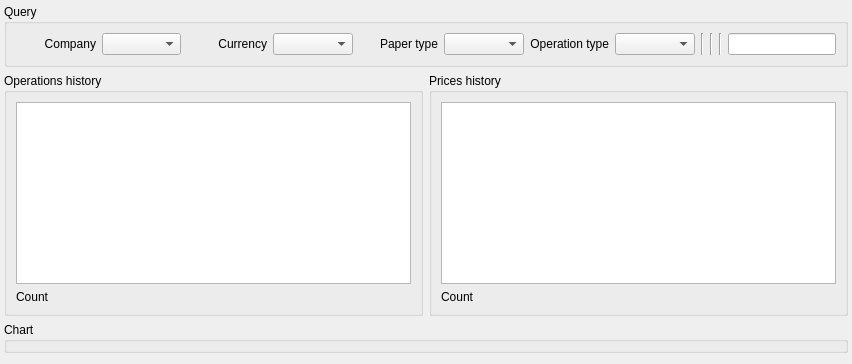
<?xml version="1.0" encoding="UTF-8"?>
<ui version="4.0">
 <class>HistoryWidget</class>
 <widget class="QWidget" name="HistoryWidget">
  <property name="geometry">
   <rect>
    <x>0</x>
    <y>0</y>
    <width>852</width>
    <height>364</height>
   </rect>
  </property>
  <property name="windowTitle">
   <string>Form</string>
  </property>
  <layout class="QGridLayout" name="gridLayout">
   <property name="leftMargin">
    <number>4</number>
   </property>
   <property name="topMargin">
    <number>4</number>
   </property>
   <property name="rightMargin">
    <number>4</number>
   </property>
   <item row="0" column="0" colspan="2">
    <widget class="QGroupBox" name="queryBox">
     <property name="title">
      <string>Query</string>
     </property>
     <layout class="QHBoxLayout" name="horizontalLayout">
      <item>
       <widget class="QLabel" name="companyLabel">
        <property name="text">
         <string>Company</string>
        </property>
        <property name="alignment">
         <set>Qt::AlignRight|Qt::AlignTrailing|Qt::AlignVCenter</set>
        </property>
       </widget>
      </item>
      <item>
       <widget class="QComboBox" name="companyComboBox"/>
      </item>
      <item>
       <widget class="QLabel" name="currencyLabel">
        <property name="text">
         <string>Currency</string>
        </property>
        <property name="alignment">
         <set>Qt::AlignRight|Qt::AlignTrailing|Qt::AlignVCenter</set>
        </property>
       </widget>
      </item>
      <item>
       <widget class="QComboBox" name="currencyComboBox"/>
      </item>
      <item>
       <widget class="QLabel" name="paperTypeLable">
        <property name="text">
         <string>Paper type</string>
        </property>
        <property name="alignment">
         <set>Qt::AlignRight|Qt::AlignTrailing|Qt::AlignVCenter</set>
        </property>
       </widget>
      </item>
      <item>
       <widget class="QComboBox" name="paperTypeComboBox"/>
      </item>
      <item>
       <widget class="QLabel" name="label">
        <property name="text">
         <string>Operation type</string>
        </property>
        <property name="alignment">
         <set>Qt::AlignRight|Qt::AlignTrailing|Qt::AlignVCenter</set>
        </property>
       </widget>
      </item>
      <item>
       <widget class="QComboBox" name="operationTypeComboBox"/>
      </item>
      <item>
       <widget class="Line" name="line">
        <property name="orientation">
         <enum>Qt::Vertical</enum>
        </property>
       </widget>
      </item>
      <item>
       <widget class="Line" name="line_2">
        <property name="orientation">
         <enum>Qt::Vertical</enum>
        </property>
       </widget>
      </item>
      <item>
       <widget class="Line" name="line_3">
        <property name="orientation">
         <enum>Qt::Vertical</enum>
        </property>
       </widget>
      </item>
      <item>
       <widget class="QLineEdit" name="searchLineEdit">
        <property name="sizePolicy">
         <sizepolicy hsizetype="Preferred" vsizetype="Fixed">
          <horstretch>0</horstretch>
          <verstretch>0</verstretch>
         </sizepolicy>
        </property>
       </widget>
      </item>
     </layout>
    </widget>
   </item>
   <item row="1" column="0">
    <widget class="QGroupBox" name="operationsBox">
     <property name="sizePolicy">
      <sizepolicy hsizetype="Preferred" vsizetype="Expanding">
       <horstretch>0</horstretch>
       <verstretch>0</verstretch>
      </sizepolicy>
     </property>
     <property name="title">
      <string>Operations history</string>
     </property>
     <layout class="QVBoxLayout" name="verticalLayout_2">
      <item>
       <widget class="QTableWidget" name="historyTable">
        <property name="selectionMode">
         <enum>QAbstractItemView::SingleSelection</enum>
        </property>
        <property name="selectionBehavior">
         <enum>QAbstractItemView::SelectRows</enum>
        </property>
       </widget>
      </item>
      <item>
       <widget class="QLabel" name="operationsLabel">
        <property name="text">
         <string>Count</string>
        </property>
       </widget>
      </item>
     </layout>
    </widget>
   </item>
   <item row="1" column="1">
    <widget class="QGroupBox" name="pricesBox">
     <property name="sizePolicy">
      <sizepolicy hsizetype="Preferred" vsizetype="Expanding">
       <horstretch>0</horstretch>
       <verstretch>0</verstretch>
      </sizepolicy>
     </property>
     <property name="title">
      <string>Prices history</string>
     </property>
     <layout class="QVBoxLayout" name="verticalLayout_3">
      <item>
       <widget class="QTableWidget" name="pricesTable">
        <property name="selectionMode">
         <enum>QAbstractItemView::SingleSelection</enum>
        </property>
        <property name="selectionBehavior">
         <enum>QAbstractItemView::SelectRows</enum>
        </property>
       </widget>
      </item>
      <item>
       <widget class="QLabel" name="pricesLabel">
        <property name="text">
         <string>Count</string>
        </property>
       </widget>
      </item>
     </layout>
    </widget>
   </item>
   <item row="2" column="0" colspan="2">
    <widget class="QGroupBox" name="chartBox">
     <property name="sizePolicy">
      <sizepolicy hsizetype="Preferred" vsizetype="Expanding">
       <horstretch>0</horstretch>
       <verstretch>0</verstretch>
      </sizepolicy>
     </property>
     <property name="title">
      <string>Chart</string>
     </property>
    </widget>
   </item>
  </layout>
 </widget>
 <resources/>
 <connections/>
</ui>
